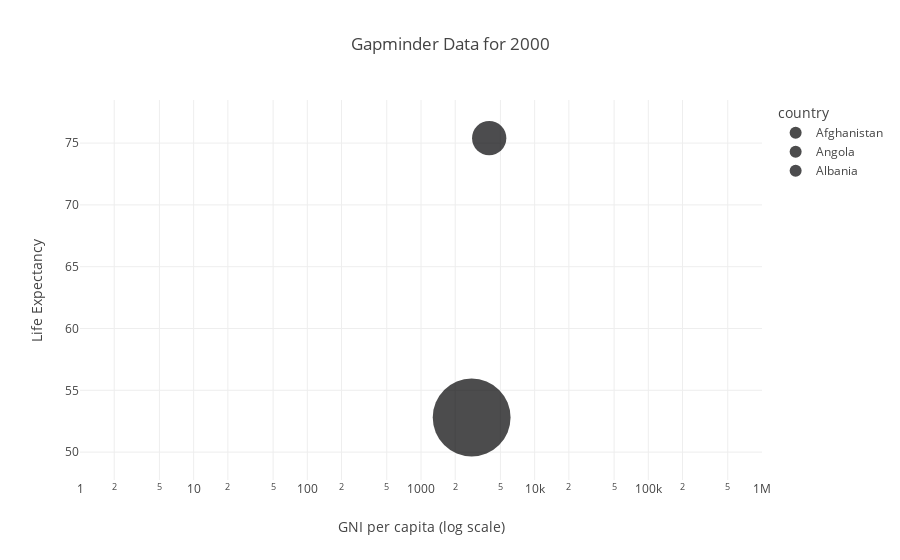

Notebook cell for this chart:
### Code cell
# Define the year and selected countries for the test
year = 2000  # You can change this to any year present in your dataset
selected_countries = ['Afghanistan', 'Angola', 'Albania']  # You can change this to any set of countries present in your dataset

# Filter data based on the test input
filtered_df = merged_df[(merged_df['year'] == str(year)) & (merged_df['country'].isin(selected_countries))]

# Create bubble chart
fig = px.scatter(
    filtered_df, 
    x='GNI_per_capita', 
    y='life_expectancy', 
    size='population', 
    color='country', 
    log_x=True, 
    size_max=60, 
    range_x=[1, 1e6],  # Adjust this range as necessary
    labels={'GNI_per_capita': 'GNI per capita (log scale)', 'life_expectancy': 'Life Expectancy'},
    title=f'Gapminder Data for {year}'
)

# Show the chart
fig.show()

### Figure 1 — Plotly figure (JSON) as saved in the notebook; plotly's stock layout.template omitted (floating-point values rounded to 4 significant figures)
{"data": [{"hovertemplate": "country=Afghanistan<br>GNI per capita (log scale)=%{x}<br>Life Expectancy=%{y}<br>population=%{marker.size}<extra></extra>", "legendgroup": "Afghanistan", "marker": {"color": "#000001", "size": [19500000], "sizemode": "area", "sizeref": 5417.0, "symbol": "circle"}, "mode": "markers", "name": "Afghanistan", "orientation": "v", "showlegend": true, "type": "scatter", "x": [0], "xaxis": "x", "y": [54.7], "yaxis": "y"}, {"hovertemplate": "country=Angola<br>GNI per capita (log scale)=%{x}<br>Life Expectancy=%{y}<br>population=%{marker.size}<extra></extra>", "legendgroup": "Angola", "marker": {"color": "#000002", "size": [16400000.0], "sizemode": "area", "sizeref": 5417.0, "symbol": "circle"}, "mode": "markers", "name": "Angola", "orientation": "v", "showlegend": true, "type": "scatter", "x": ["2790"], "xaxis": "x", "y": [52.8], "yaxis": "y"}, {"hovertemplate": "country=Albania<br>GNI per capita (log scale)=%{x}<br>Life Expectancy=%{y}<br>population=%{marker.size}<extra></extra>", "legendgroup": "Albania", "marker": {"color": "#000003", "size": [3180000], "sizemode": "area", "sizeref": 5417.0, "symbol": "circle"}, "mode": "markers", "name": "Albania", "orientation": "v", "showlegend": true, "type": "scatter", "x": ["3980"], "xaxis": "x", "y": [75.4], "yaxis": "y"}], "layout": {"legend": {"itemsizing": "constant", "title": {"text": "country"}, "tracegroupgap": 0}, "title": {"text": "Gapminder Data for 2000"}, "xaxis": {"anchor": "y", "domain": [0, 1], "range": [0, 6.0], "title": {"text": "GNI per capita (log scale)"}, "type": "log"}, "yaxis": {"anchor": "x", "domain": [0, 1], "title": {"text": "Life Expectancy"}}}}
